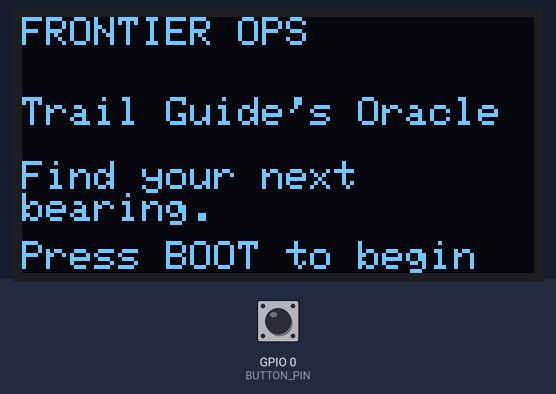
This sketch was run on a simulated ESP32-S3. On the bench: 128×64 one-colour display. The test bench sets the inputs (shaded band); at power-on: GPIO 0 (BUTTON_PIN) HIGH. Random numbers use the default seed unless the sketch sets one; what the sketch prints to the serial monitor is not drawn.

Above: at 1.2 s.
1.3 s: GPIO 0 (BUTTON_PIN) pulled LOW for 0.15 s
At 2.3 s:
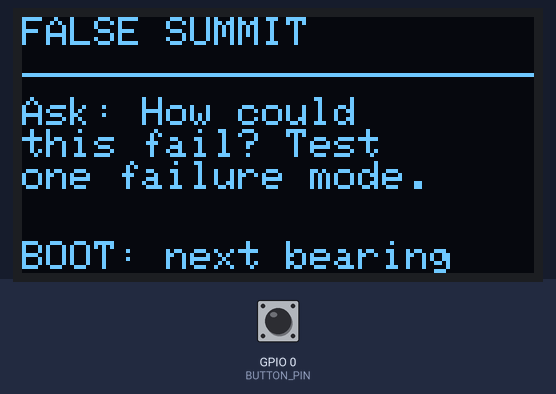
2.9 s: GPIO 0 (BUTTON_PIN) pulled LOW for 1 s
At 3.5 s:
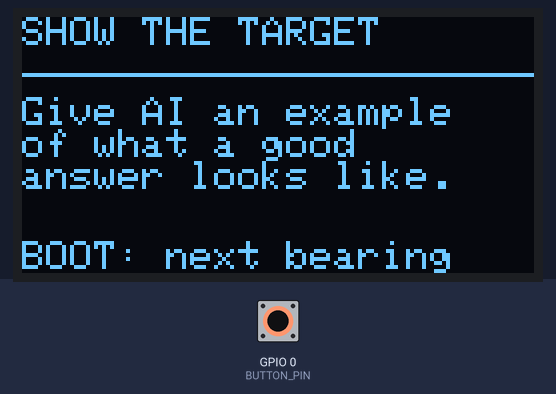
5.4 s: GPIO 0 (BUTTON_PIN) pulled LOW for 0.15 s
At 6.6 s:
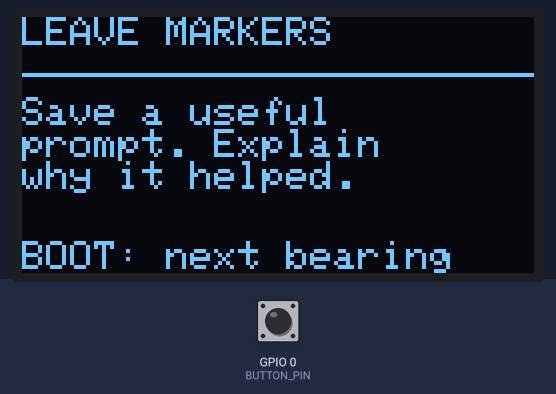
7.0 s: GPIO 0 (BUTTON_PIN) pulled LOW for 3.2 s
At 7.8 s:
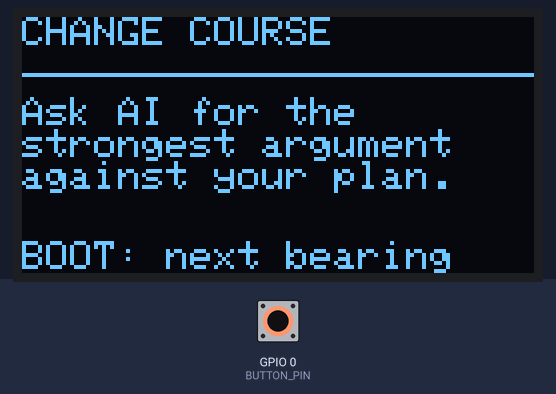
11.7 s: GPIO 0 (BUTTON_PIN) pulled LOW for 0.15 s
At 12.6 s:
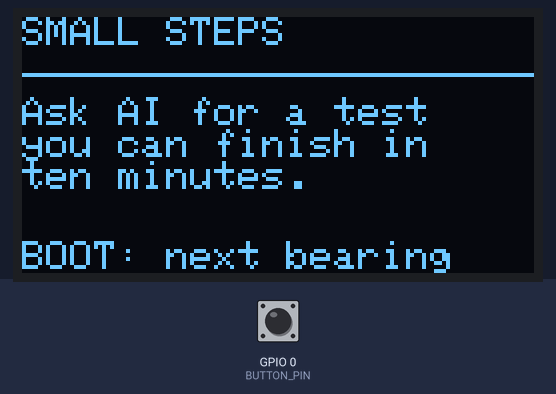
13.3 s: GPIO 0 (BUTTON_PIN) pulled LOW for 1 s
At 13.8 s:
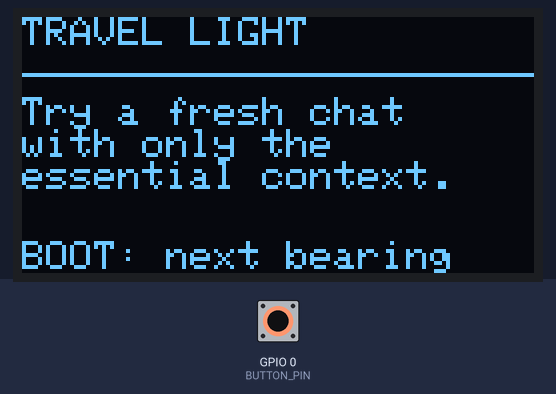
Timing chart, 0 to 16.3 s (numbered marks = the images above; inputs shaded):
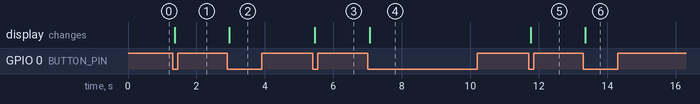

The sketch:

oled_oracle.ino
```cpp
#include <Wire.h>
#include <Adafruit_GFX.h>
#include <Adafruit_SH110X.h>
#include <esp_system.h>
#include "ota_support.h"

constexpr const char *FIRMWARE_VERSION = "v1-0.2.4";

// V1: classic ESP-WROOM-32. Not the incoming round ESP32-S3.
Adafruit_SH1106G display(128, 64, &Wire, -1);
constexpr uint8_t BUTTON_PIN = 0;
bool displayReady = false;
struct Card { const char *title; const char *body; };
const Card cards[] = {
  {"SCOUT", "Ask AI for three\nvery different\napproaches."},
  {"FOG AHEAD", "Ask AI to ask you\none clarifying\nquestion at a time."},
  {"CHECK BEARINGS", "Which claims need\nchecking? Verify\none independently."},
  {"SMALL STEPS", "Ask AI for a test\nyou can finish in\nten minutes."},
  {"NEW PERSPECTIVE", "Ask AI to critique\nthe idea as its\nintended user."},
  {"FALSE SUMMIT", "Ask: How could\nthis fail? Test\none failure mode."},
  {"TRAVEL LIGHT", "Try a fresh chat\nwith only the\nessential context."},
  {"LEAVE MARKERS", "Save a useful\nprompt. Explain\nwhy it helped."},
  {"MAP THE GAPS", "Ask AI to separate\nknown facts from\nits assumptions."},
  {"SHOW THE TARGET", "Give AI an example\nof what a good\nanswer looks like."},
  {"MAKE CAMP", "Summarize progress,\nopen questions,\nand the next step."},
  {"CHANGE COURSE", "Ask AI for the\nstrongest argument\nagainst your plan."}
};
constexpr size_t CARD_COUNT = sizeof(cards) / sizeof(cards[0]);
uint8_t deck[CARD_COUNT];
size_t nextCard = CARD_COUNT;
int lastCard = -1;
bool rawButton = HIGH, stableButton = HIGH;
uint32_t changedAt = 0;

void shuffleDeck() {
  for (size_t i = 0; i < CARD_COUNT; ++i) deck[i] = i;
  for (size_t i = CARD_COUNT - 1; i > 0; --i) {
    size_t j = random(i + 1);
    uint8_t swap = deck[i]; deck[i] = deck[j]; deck[j] = swap;
  }
  if (deck[0] == lastCard) {
    uint8_t swap = deck[0]; deck[0] = deck[1]; deck[1] = swap;
  }
  nextCard = 0;
}

void drawCard() {
  if (nextCard == CARD_COUNT) shuffleDeck();
  lastCard = deck[nextCard++];
  if (displayReady) {
    display.clearDisplay();
    display.setCursor(0, 0);
    display.print(cards[lastCard].title);
    display.drawLine(0, 14, 127, 14, SH110X_WHITE);
    display.setCursor(0, 20);
    display.print(cards[lastCard].body);
    display.setCursor(0, 56);
    display.print("BOOT: next bearing");
    display.display();
  }
  Serial.println(cards[lastCard].title);
  Serial.println(cards[lastCard].body);
}

void setup() {
  Serial.begin(115200);
  pinMode(BUTTON_PIN, INPUT_PULLUP);
  randomSeed(esp_random());
  Serial.println("TrailGuide: press BOOT to draw advice.");
  Serial.printf("Firmware: %s\n", FIRMWARE_VERSION);
  beginUpdates();
  Wire.begin(21, 22);
  uint8_t address = 0;
  const uint8_t addresses[] = {0x3C, 0x3D};
  for (uint8_t candidate : addresses) {
    Wire.beginTransmission(candidate);
    if (Wire.endTransmission() == 0) { address = candidate; break; }
  }
  if (!address) {
    Serial.println("OLED not found at 0x3C or 0x3D. Check wiring. Serial-only mode.");
    return;
  }
  if (!display.begin(address, true)) {
    Serial.println("OLED framebuffer allocation failed. Serial-only mode.");
    return;
  }
  displayReady = true;
  Serial.printf("OLED: SH1106 128x64, address: 0x%02X\n", address);
  display.setTextSize(1);
  display.setTextColor(SH110X_WHITE);
  display.setTextWrap(false);
  display.clearDisplay();
  display.setCursor(0, 0); display.print("FRONTIER OPS");
  display.setCursor(0, 20); display.print("Trail Guide's Oracle");
  display.setCursor(0, 36); display.print("Find your next\nbearing.");
  display.setCursor(0, 56); display.print("Press BOOT to begin");
  display.display();
}

void loop() {
  serviceUpdates();
  bool reading = digitalRead(BUTTON_PIN);
  if (reading != rawButton) { rawButton = reading; changedAt = millis(); }
  if (millis() - changedAt >= 35 && stableButton != rawButton) {
    stableButton = rawButton;
    if (stableButton == LOW) drawCard();
  }
  delay(1);
}
```

ota_support.h
```cpp
#pragma once

#if !defined(TRAILGUIDE_DISABLE_WIFI) && !defined(TRAILGUIDE_WIFI_CONFIGURED) && __has_include("secrets.h")
#include "secrets.h"
#define TRAILGUIDE_WIFI_CONFIGURED 1
#endif

#ifdef TRAILGUIDE_WIFI_CONFIGURED
#include <WiFi.h>
#include <ArduinoOTA.h>

static_assert(sizeof(TRAILGUIDE_WIFI_SSID) > 1, "SSID must not be empty");
static_assert(sizeof(TRAILGUIDE_OTA_PASSWORD) > 1, "OTA password must not be empty");
static_assert(sizeof(TRAILGUIDE_WIFI_PASSWORD) > 1, "Wi-Fi password must not be empty");

constexpr bool samePassword(const char *a, const char *b) {
  return *a == *b && (*a == '\0' || samePassword(a + 1, b + 1));
}
static_assert(!samePassword(TRAILGUIDE_WIFI_PASSWORD, TRAILGUIDE_OTA_PASSWORD),
              "Use a distinct OTA password");

bool otaReady = false;
uint32_t wifiAttemptAt = 0;

void beginUpdates() {
  WiFi.persistent(false);
  WiFi.mode(WIFI_STA);
  WiFi.setHostname("trailguide-v1");
  WiFi.setAutoReconnect(true);
  WiFi.begin(TRAILGUIDE_WIFI_SSID, TRAILGUIDE_WIFI_PASSWORD);
  wifiAttemptAt = millis();
  ArduinoOTA.setHostname("trailguide-v1");
  ArduinoOTA.setPassword(TRAILGUIDE_OTA_PASSWORD);
  ArduinoOTA.onStart([]() { Serial.println("OTA: update in progress; keep power connected."); });
  ArduinoOTA.onEnd([]() { Serial.println("OTA: complete; rebooting."); });
  ArduinoOTA.onError([](ota_error_t error) { Serial.printf("OTA: failed (%u).\n", error); });
  Serial.println("Wi-Fi: connecting in background.");
}

void serviceUpdates() {
  if (WiFi.status() != WL_CONNECTED) {
    if (otaReady) {
      ArduinoOTA.end();
      otaReady = false;
      Serial.println("Wi-Fi: disconnected; advice remains available.");
    }
    if (uint32_t(millis() - wifiAttemptAt) >= 30000) {
      wifiAttemptAt = millis();
      WiFi.reconnect();
    }
    return;
  }
  if (!otaReady) {
    ArduinoOTA.begin();
    otaReady = true;
    Serial.printf("OTA: ready at %s (trailguide-v1.local), port 3232.\n",
                  WiFi.localIP().toString().c_str());
  }
  ArduinoOTA.handle();
}
#else
void beginUpdates() { Serial.println("Wi-Fi disabled: no local secrets.h."); }
void serviceUpdates() {}
#endif
```

secrets.example.h
```cpp
#pragma once
// Copy to secrets.h locally. Never commit credentials.
#define TRAILGUIDE_WIFI_SSID "YOUR_NETWORK"
#define TRAILGUIDE_WIFI_PASSWORD "YOUR_WIFI_PASSWORD"
#define TRAILGUIDE_OTA_PASSWORD "YOUR_DISTINCT_OTA_PASSWORD"
```

Measured:
- after the input at 1.3 s, the display: changes after 0.06 s (image 1)
- after the input at 2.9 s, the display: changes after 0.06 s (image 2)
- after the input at 5.4 s, the display: changes after 0.06 s (image 3)
- after the input at 7.0 s, the display: changes after 0.06 s (image 4)
- after the input at 11.7 s, the display: changes after 0.06 s (image 5)
- after the input at 13.3 s, the display: changes after 0.06 s (image 6)
